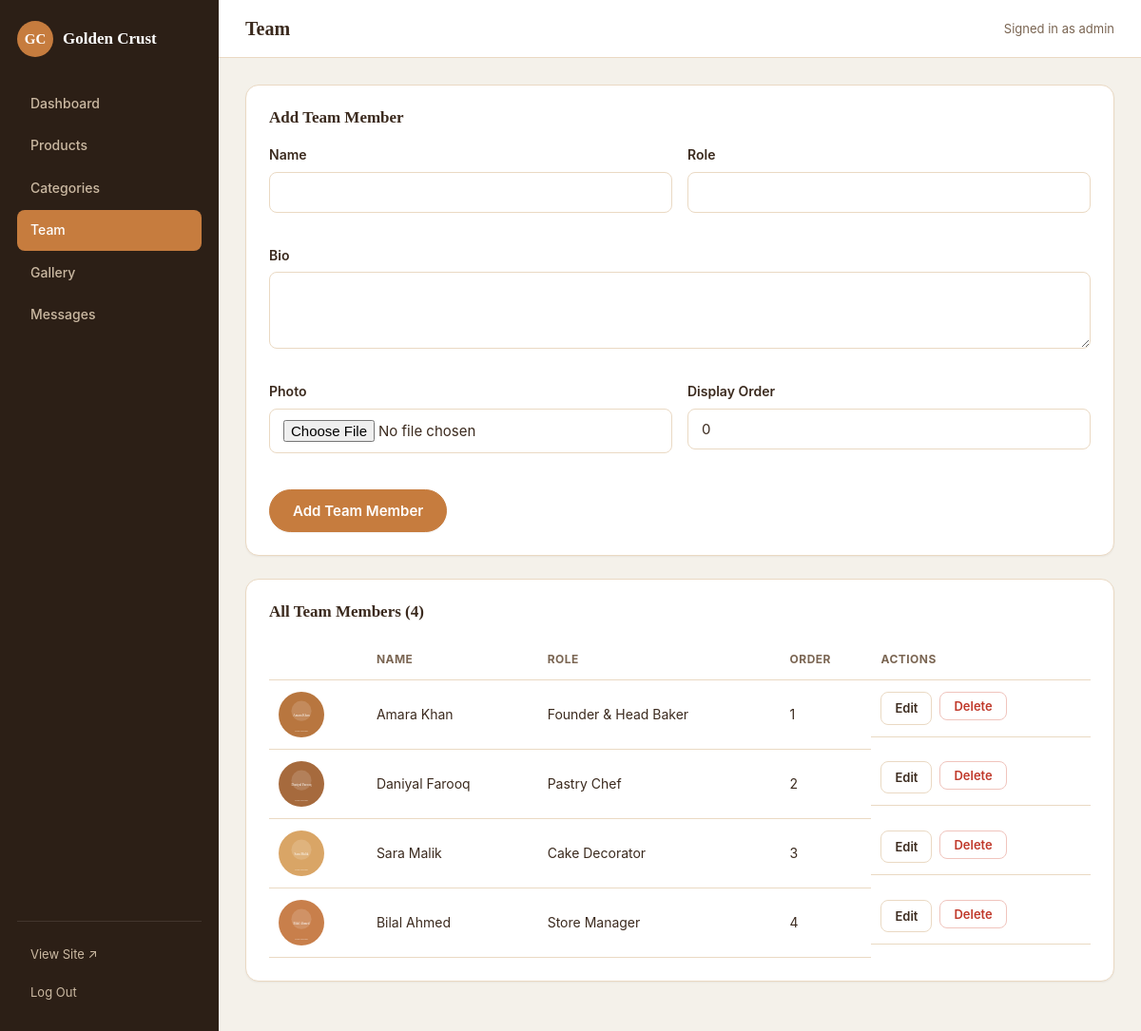
The page /admin/team.php (signed in) on the database its author committed.
### tables this page shows
CREATE TABLE team_members (
    id INT AUTO_INCREMENT PRIMARY KEY,
    name VARCHAR(150) NOT NULL,
    role VARCHAR(150) NOT NULL,
    bio TEXT,
    photo_path VARCHAR(255),
    display_order INT NOT NULL DEFAULT 0,
    created_at TIMESTAMP NOT NULL DEFAULT CURRENT_TIMESTAMP,
    updated_at TIMESTAMP NOT NULL DEFAULT CURRENT_TIMESTAMP ON UPDATE CURRENT_TIMESTAMP
);

### includes/functions.php (called while the page is built, shortened)
<?php
function e(?string $value): string
{
    return htmlspecialchars($value ?? '', ENT_QUOTES, 'UTF-8');
}

### admin/team.php (the view, shortened to what this page needs)
<?php
require __DIR__ . '/includes/admin_header.php';
$editing = null;
$team = $pdo->query('SELECT * FROM team_members ORDER BY display_order ASC, id ASC')->fetchAll();
?>
<div class="admin-panel">
    <div class="admin-panel-header">
        <h2><?= $editing ? 'Edit Team Member' : 'Add Team Member' ?></h2>
    </div>
    <form method="post" action="team.php" enctype="multipart/form-data" class="stacked-form form-grid">
        <div class="form-row">
            <label>Name</label>
            <input type="text" name="name" value="<?= e($editing['name'] ?? '') ?>" required>
        </div>
        <div class="form-row">
            <label>Role</label>
            <input type="text" name="role" value="<?= e($editing['role'] ?? '') ?>" required>
        </div>
        <div class="form-row form-row-full">
            <label>Bio</label>
            <textarea name="bio" rows="3"><?= e($editing['bio'] ?? '') ?></textarea>
        </div>
        <div class="form-row">
            <label>Photo <?= $editing ? '<span class="optional">(leave empty to keep current)</span>' : '' ?></label>
            <input type="file" name="photo" accept="image/jpeg,image/png,image/gif,image/webp">
        </div>
        <div class="form-row">
            <label>Display Order</label>
            <input type="number" name="display_order" value="<?= e((string) ($editing['display_order'] ?? 0)) ?>">
        </div>
        <div class="form-actions form-row-full">
            <button type="submit" class="btn btn-primary"><?= $editing ? 'Save Changes' : 'Add Team Member' ?></button>
        </div>
    </form>
</div>
<div class="admin-panel">
    <div class="admin-panel-header">
        <h2>All Team Members (<?= count($team) ?>)</h2>
    </div>
    <table class="admin-table">
        <thead>
        <tr>
            <th></th>
            <th>Name</th>
            <th>Role</th>
            <th>Order</th>
            <th>Actions</th>
        </tr>
        </thead>
        <tbody>
        <?php foreach ($team as $member): ?>
            <tr>
                <td><img src="/<?= e($member['photo_path']) ?>" alt="" class="table-thumb table-thumb-round"></td>
                <td><?= e($member['name']) ?></td>
                <td><?= e($member['role']) ?></td>
                <td><?= (int) $member['display_order'] ?></td>
                <td class="actions">
                    <a href="team.php?edit=<?= (int) $member['id'] ?>" class="btn btn-sm">Edit</a>
                    <form method="post" action="team.php" class="inline-delete" onsubmit="return confirm('Delete this team member?');">
                        <button type="submit" class="btn btn-sm btn-danger">Delete</button>
                    </form>
                </td>
            </tr>
        <?php endforeach; ?>
        </tbody>
    </table>
</div>
<?php require __DIR__ . '/includes/admin_footer.php'; ?>

### assets/css/style.css (style rules this page uses)
:root { --color-bg: #fbf6ee; --color-surface: #ffffff; --color-text: #3b2a1e; --color-text-muted: #7a6552; --color-primary: #c67c3e; --color-primary-dark: #a85f2a; --color-accent: #8c5a3c; --color-border: #ead9c3; --color-success: #2f7a4f; --color-success-soft: #e9f6ee; --color-danger: #c0392b; --color-danger-soft: #fbebe9; --radius-sm: 8px; --radius-md: 14px; --radius-lg: 22px; --shadow-sm: 0 1px 2px rgba(59, 42, 30, 0.06); --shadow-md: 0 10px 30px rgba(59, 42, 30, 0.1); --font-heading: Georgia, 'Times New Roman', serif; --font-body: -apple-system, BlinkMacSystemFont, 'Segoe UI', Roboto, sans-serif; }
* { box-sizing: border-box; }
html { scroll-behavior: smooth; }
body { margin: 0; font-family: var(--font-body); background: var(--color-bg); color: var(--color-text); line-height: 1.6; }
img { max-width: 100%; display: block; }
a { color: inherit; }
h1, h2, h3, h4 { font-family: var(--font-heading); line-height: 1.2; margin: 0 0 0.5em; }
.btn { display: inline-flex; align-items: center; justify-content: center; gap: 8px; padding: 12px 24px; border: 1px solid var(--color-border); border-radius: 999px; background: var(--color-surface); color: var(--color-text); font-family: var(--font-body); font-size: 15px; font-weight: 600; cursor: pointer; text-decoration: none; transition: transform 0.1s ease, background 0.15s ease, box-shadow 0.15s ease; }
.btn-primary { background: var(--color-primary); border-color: var(--color-primary); color: #fff; box-shadow: var(--shadow-sm); }
.btn-sm { padding: 6px 14px; font-size: 13px; border-radius: var(--radius-sm); }
.btn-danger { color: var(--color-danger); border-color: #f0c4bd; }
.stacked-form .form-row { margin-bottom: 18px; display: flex; flex-direction: column; gap: 6px; }
.stacked-form label { font-weight: 600; font-size: 14px; }
.stacked-form input[type='text'], .stacked-form input[type='email'], .stacked-form input[type='tel'], .stacked-form input[type='number'], .stacked-form input[type='password'], .stacked-form input[type='file'], .stacked-form select, .stacked-form textarea { padding: 11px 14px; border: 1px solid var(--color-border); border-radius: var(--radius-sm); font-size: 15px; font-family: inherit; background: var(--color-surface); color: var(--color-text); }

### assets/css/admin.css (style rules this page uses)
body.admin-body, body.admin-login-body { background: #f4f1ea; font-family: var(--font-body); }
.admin-panel { background: var(--color-surface); border: 1px solid var(--color-border); border-radius: var(--radius-md); padding: 24px; margin-bottom: 24px; box-shadow: var(--shadow-sm); }
.admin-panel-header { display: flex; align-items: center; justify-content: space-between; margin-bottom: 18px; }
.admin-panel-header h2 { font-size: 17px; margin: 0; }
.form-grid { display: grid; grid-template-columns: 1fr 1fr; gap: 16px; }
.form-row-full { grid-column: 1 / -1; }
.form-actions { display: flex; gap: 10px; margin-top: 4px; }
.admin-table { width: 100%; border-collapse: collapse; font-size: 14px; }
.admin-table th, .admin-table td { text-align: left; padding: 12px 10px; border-bottom: 1px solid var(--color-border); }
.admin-table th { font-size: 12px; text-transform: uppercase; letter-spacing: 0.04em; color: var(--color-text-muted); }
.admin-table .actions { display: flex; gap: 8px; white-space: nowrap; }
.inline-delete { display: inline; }
.table-thumb { width: 48px; height: 48px; object-fit: cover; border-radius: 6px; }
.table-thumb-round { border-radius: 999px; }

### rows shown on the page
team_members: photo_path (picture), name "Amara Khan", role "Founder & Head Baker", display_order "1"
team_members: photo_path (picture), name "Daniyal Farooq", role "Pastry Chef", display_order "2"
team_members: photo_path (picture), name "Sara Malik", role "Cake Decorator", display_order "3"
team_members: photo_path (picture), name "Bilal Ahmed", role "Store Manager", display_order "4"

### other values the page prints
$label "Dashboard"
$label "Products"
$label "Categories"
$label "Team"
$label "Gallery"
$label "Messages"
$pageTitle "Team"
$_SESSION['admin_username'] "admin"
count($team) "4"
